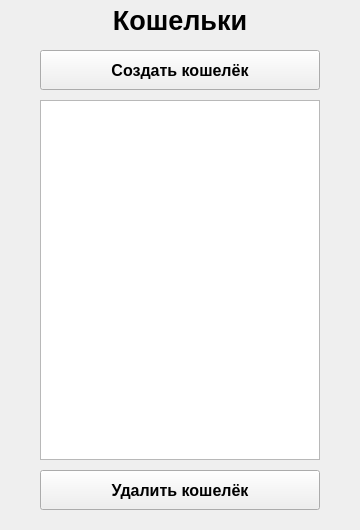
<?xml version="1.0" encoding="UTF-8"?>
<ui version="4.0">
 <class>wallets_window</class>
 <widget class="QMainWindow" name="wallets_window">
  <property name="geometry">
   <rect>
    <x>0</x>
    <y>0</y>
    <width>360</width>
    <height>530</height>
   </rect>
  </property>
  <property name="maximumSize">
   <size>
    <width>360</width>
    <height>530</height>
   </size>
  </property>
  <property name="windowTitle">
   <string>MainWindow</string>
  </property>
  <widget class="QWidget" name="centralwidget">
   <widget class="QLabel" name="wallets_label">
    <property name="geometry">
     <rect>
      <x>0</x>
      <y>0</y>
      <width>360</width>
      <height>40</height>
     </rect>
    </property>
    <property name="font">
     <font>
      <pointsize>20</pointsize>
      <weight>75</weight>
      <bold>true</bold>
     </font>
    </property>
    <property name="text">
     <string>Кошельки</string>
    </property>
    <property name="alignment">
     <set>Qt::AlignCenter</set>
    </property>
   </widget>
   <widget class="QPushButton" name="create_wallet_button">
    <property name="geometry">
     <rect>
      <x>40</x>
      <y>50</y>
      <width>280</width>
      <height>40</height>
     </rect>
    </property>
    <property name="font">
     <font>
      <pointsize>12</pointsize>
      <weight>75</weight>
      <bold>true</bold>
      <kerning>true</kerning>
     </font>
    </property>
    <property name="text">
     <string>Создать кошелёк</string>
    </property>
   </widget>
   <widget class="QListWidget" name="wallets_list">
    <property name="geometry">
     <rect>
      <x>40</x>
      <y>100</y>
      <width>280</width>
      <height>360</height>
     </rect>
    </property>
   </widget>
   <widget class="QPushButton" name="delete_wallet_button">
    <property name="geometry">
     <rect>
      <x>40</x>
      <y>470</y>
      <width>280</width>
      <height>40</height>
     </rect>
    </property>
    <property name="font">
     <font>
      <pointsize>12</pointsize>
      <weight>75</weight>
      <bold>true</bold>
      <kerning>true</kerning>
     </font>
    </property>
    <property name="text">
     <string>Удалить кошелёк</string>
    </property>
   </widget>
  </widget>
 </widget>
 <resources/>
 <connections/>
</ui>
